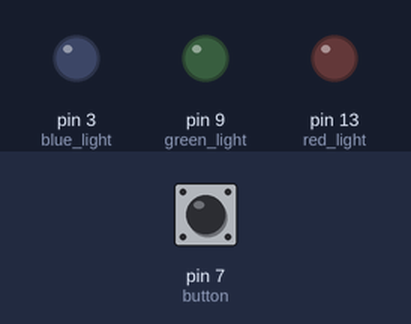
This sketch was run on a simulated Arduino Uno, built with avr-gcc and run on an emulated ATmega328P. Parts: output pins drawn as LEDs (lit = HIGH). The inputs (shaded band) are chosen by the test bench; at power-on: pin 7 (button) HIGH.

Above: at 1.2 s.
1.3 s: pin 7 (button) pulled LOW for 0.15 s
At 1.37 s:
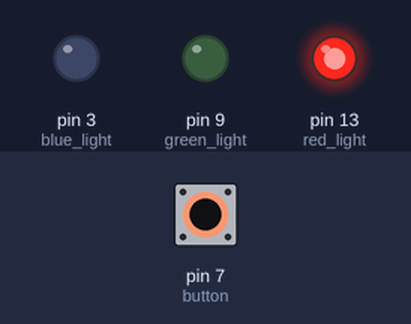
2.9 s: pin 7 (button) pulled LOW for 3.2 s
At 7.1 s:
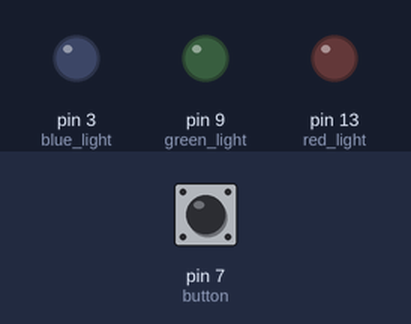
Timing chart, 0 to 8.6 s (numbered marks = the images above; inputs shaded):
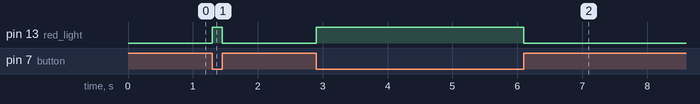

The sketch:

lauraArduinoCode.ino
```cpp
// const int LED = 11;    // can use const int for pin numbers
// const int BUTTON = 8;

void setup() {
  // put your setup code here, to run once:
  pinMode(13, OUTPUT);    // red light
  pinMode(9, OUTPUT);     // green light
  pinMode(3, OUTPUT);     // blue light
  pinMode(7, INPUT_PULLUP);    // button
}

void loop() {
  // put your main code here, to run repeatedly:
  /*
  // TURNING ON AND OFF
  digitalWrite(13, HIGH);   // sends signal to turn on pin 13 (LED)
  digitalWrite(9, LOW);
  analogWrite(3, 255);    // max brightness
  delay(500);
  digitalWrite(13, LOW);
  digitalWrite(9, HIGH);
  analogWrite(3, 2);     // dimmer
  delay(500);
  */
  /*
  // GRADUAL BRIGHTENING AND DIMMING
  for (int i = 0; i<=255; i++) {    // dim to bright
    analogWrite(3, i);
    delay(10);
  }
  for (int i = 255; i >= 0; i--) {    // bright to dim
    analogWrite(3, i);
    delay(10);
  }
  */

  // USING A BUTTON TO TURN ON THE LIGHT
  bool isPressed = !digitalRead(7);
  if (isPressed) {
    digitalWrite(13, HIGH);
  }
  else {
    digitalWrite(13, LOW);
  }
}
```

Measured:
- after the input at 1.3 s, pin 13 (red_light): LOW → HIGH at once, → LOW 0.15 s later
- after the input at 2.9 s, pin 13 (red_light): LOW → HIGH at once, → LOW 3.2 s later
